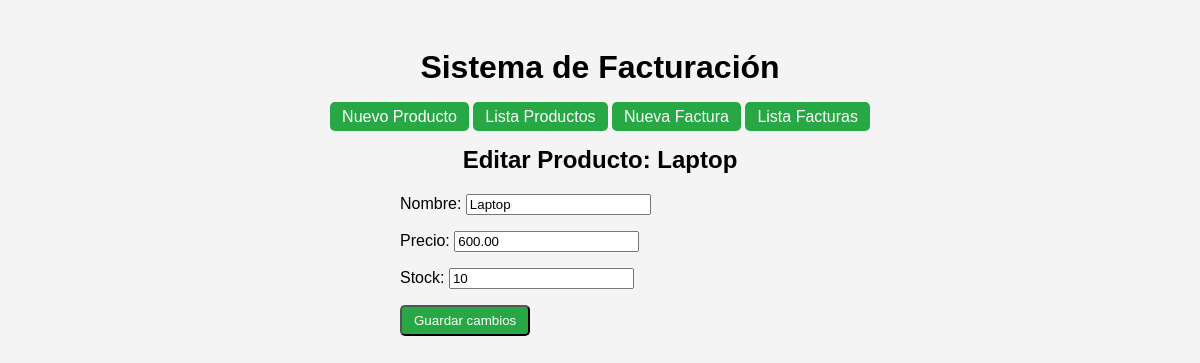
The page /editar-producto/4/ on the database its author committed.
### facturacion/models.py (models this page shows, shortened)
class Producto(models.Model):
    nombre = models.CharField(max_length=100)
    precio = models.DecimalField(max_digits=10, decimal_places=2)
    stock = models.IntegerField()

### facturacion/views.py (the view)
# urls.py: path('editar-producto/<int:producto_id>/', editar_producto, name='editar_producto'),
def editar_producto(request, producto_id):
    producto = get_object_or_404(Producto, id=producto_id)
    if request.method == 'POST':
        form = ProductoForm(request.POST, instance=producto)
        if form.is_valid():
            form.save()
            return redirect('listar_productos')
    else:
        form = ProductoForm(instance=producto)
    return render(request, 'editar_producto.html', {'form': form, 'producto': producto})

### facturacion/forms.py
class ProductoForm(forms.ModelForm):
    class Meta:
        model = Producto
        fields = ['nombre', 'precio', 'stock']

### facturacion/Templates/editar_producto.html (shortened to what this page needs)
{% extends "base.html" %}
{% block content %}
<h2 style="text-align: center;">Editar Producto: {{ producto.nombre }}</h2>
<form method="post" style="width: 400px; margin: auto;">
    {{ form.as_p }}
    <button type="submit" class="btn">Guardar cambios</button>
</form>
{% endblock %}

### facturacion/static/css/estilos.css (style rules this page uses)
body { font-family: Arial, sans-serif; background: #f4f4f4; padding: 20px; }
.btn { padding: 6px 12px; background: #28a745; color: white; text-decoration: none; border-radius: 5px; }

### rows shown on the page
Producto: nombre "Laptop", precio "600.00", stock "10"
